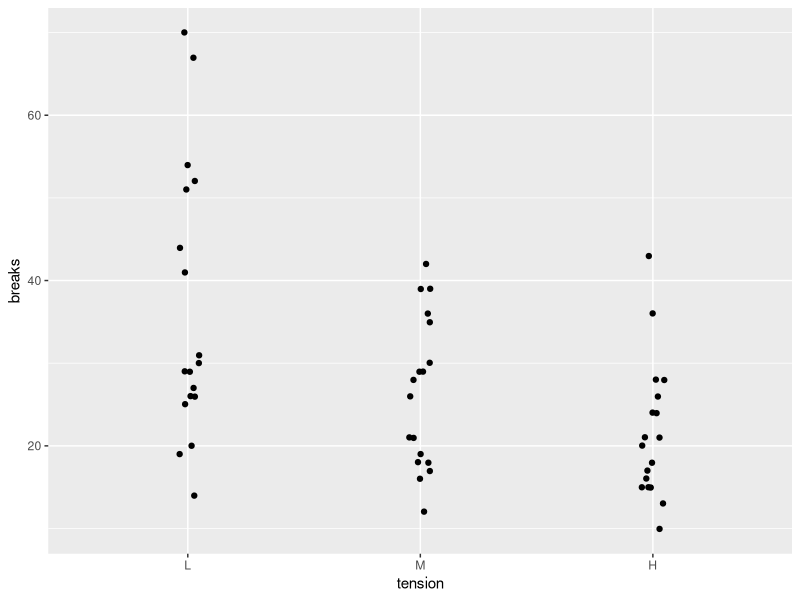

This chart was generated by the following R code:
## ---- chunk 1
library(tidyverse)
library(here)
library(palmerpenguins)
library(lmtest)
## ---- chunk 2
scores <- penguins %>%   
  complete(year, island, species) %>%   
  summarize(count = n(), .by = c(island, year, species)) %>%   
  select(species, count) %>%   
  arrange(species) %>%   
  rename(player = species, score = count) %>%   
  mutate(player = case_when(     
    player == "Adelie" ~ "Adam",     
    player == "Chinstrap" ~ "Cindy",     
    player == "Gentoo" ~ "Gilliam"))
## ---- chunk 3
glm_poission <- glm(formula = score ~ player,
                    data = scores,                     
                    family = "poisson")  
glm_poission %>% summary
## ---- chunk 4
breaks_overview <- warpbreaks %>%
  select(-wool) %>%
  mutate(round = rep(seq(1:18), 3)) %>%
  pivot_wider(names_from = tension, values_from = breaks)
breaks_overview
## ---- chunk 5
warpbreaks %>%
  summarize(mean_breaks = mean(breaks), 
            .by = tension)
## ---- chunk 6
breaks_poisson <- glm(formula = breaks ~ tension, data = warpbreaks, family = "poisson")

breaks_poisson %>% summary
## ---- chunk 7
breaks_poisson_null <- glm(formula = breaks ~ 1, 
                           data = warpbreaks,
                           family = "poisson")
## ---- chunk 8
lrtest(breaks_poisson, breaks_poisson_null)
## ---- chunk 9
breaks_poisson_null <- glm(formula = breaks ~ 1,
                           data = warpbreaks, 
                           family = "poisson")
## ---- chunk 10
anova(breaks_poisson, breaks_poisson_null, test = "Chisq")
## ---- chunk 11
breaks_poisson_add <- glm(formula = breaks ~ tension + wool, 
                           data = warpbreaks,
                           family = "poisson")

lrtest(breaks_poisson, breaks_poisson_add)
## ---- chunk 12

## ---- chunk 13

## ---- chunk 14
ggplot(aes(x = tension, y = breaks), data = warpbreaks) +
  #geom_boxplot() + 
  geom_jitter(width = 0.05, height = 0.05) + 
  geom_smooth(method = "glm", method.arg = list(family = "poisson"))
